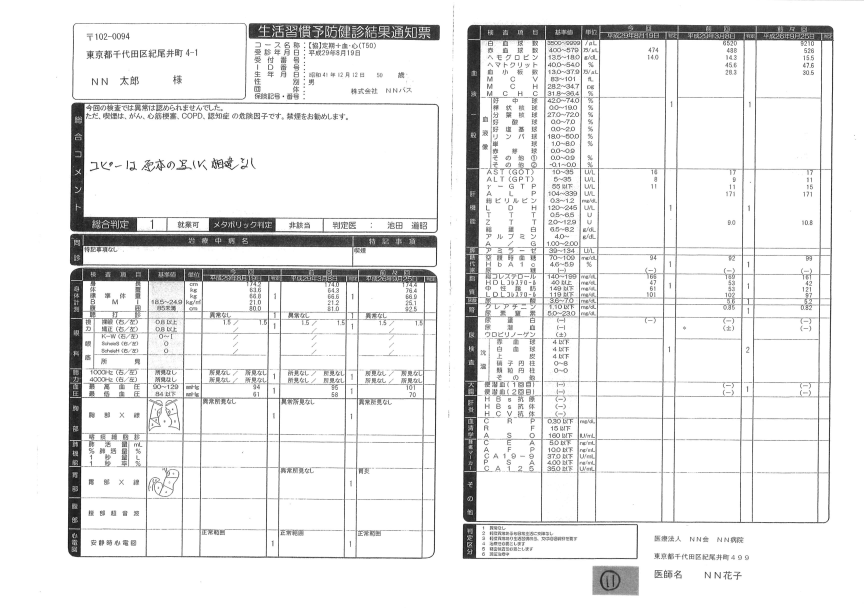
#> input picture visualize_bbox/test/a.jpg, 3455 x 2442 px (shown at 1/4 size); its folder holds only this picture in this run
$ python -i extract_cells.py   (imports and definitions only)
#> lines starting #> are read from the running program, lines starting #| are printed output that depends on the picture
#> further down, picture is the input picture: shape (2442, 3455); min 0, max 255, mean 234.5
import numpy as np
import sys
import cv2
import os
import ast

COLOR_TEXT = (0, 0, 255)
THICK_BOX = 2
INPUT_PATH = r'/home/hhn21/Documents/visualize_bbox/test'
OUT_PATH = r'/home/hhn21/Documents/visualize_bbox/result'

# #remove text from the image
# # # So this method requires pixellink to do it's part correctly
# def remove_text_image(image):
#     return np.zeros(image.shape,dtype=np.uint8)

# Remove the text from the small image, keeping the lines
# So this method requires pixellink to do it's part correctly
# [66 lines left out: functions remove_text_image, vertical_text_image, horizontal_text_image, not called in this run]

def extract_lines(image, horizontal_open_size=41, horizontal_close_size=11, vertical_open_size=19, vertical_close_size=11, scale=1):
#> called with horizontal_open_size = 41, horizontal_close_size = 11, vertical_open_size = 19, vertical_close_size = 11, scale = 1
    image_h, image_w = image.shape
#> image_h = 2442; image_w = 3455
    vertical = np.copy(image)
    horizontal = np.copy(image)
    # Morph-close to connect dots and dash and blurred lines
    horizontal_close_kernel = cv2.getStructuringElement(cv2.MORPH_RECT, (horizontal_close_size, 1))
    horizontal = cv2.morphologyEx(horizontal, cv2.MORPH_CLOSE, horizontal_close_kernel)
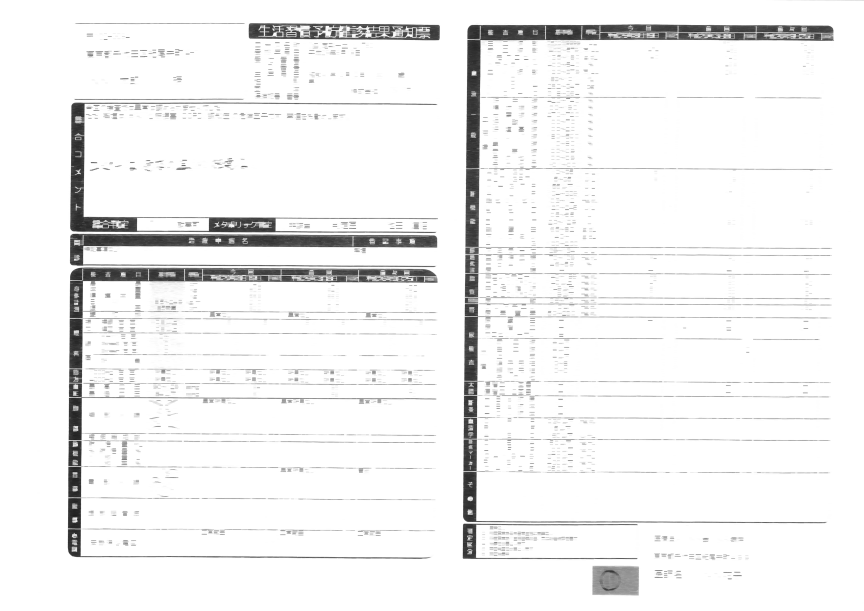
#> horizontal: shape (2442, 3455) (shown at 1/4 size); min 26, max 255, mean 241.4
    # Morph-open with bigger kernel to extract the lines
    horizontal_open_kernel = cv2.getStructuringElement(cv2.MORPH_RECT, (horizontal_open_size, 1))
    horizontal = cv2.morphologyEx(horizontal, cv2.MORPH_OPEN, horizontal_open_kernel)
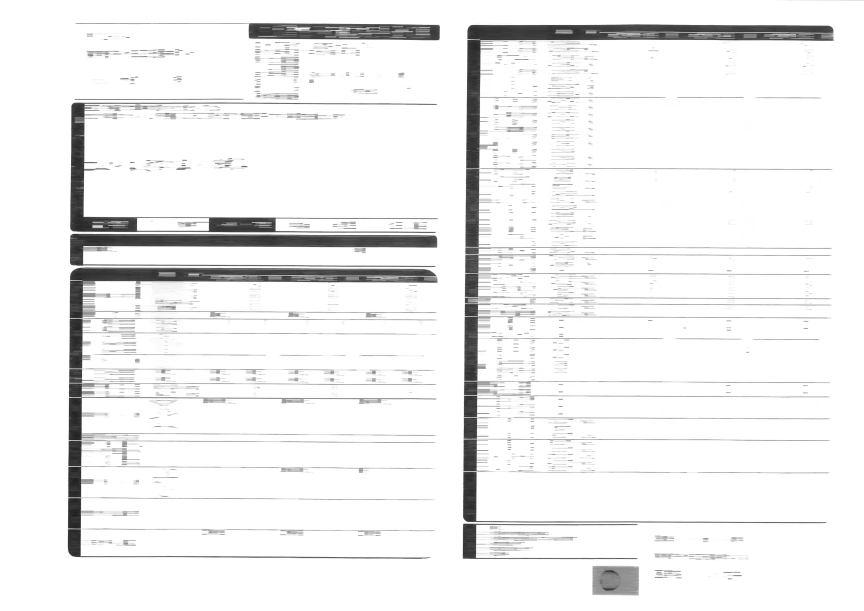
#> horizontal: shape (2442, 3455) (shown at 1/4 size); min 26, max 255, mean 239.6
    # Filter out noises
    horizontal_filter_kernel = cv2.getStructuringElement(cv2.MORPH_RECT, (1, 15))
    horizontal_filter = cv2.morphologyEx(horizontal, cv2.MORPH_OPEN, horizontal_filter_kernel)
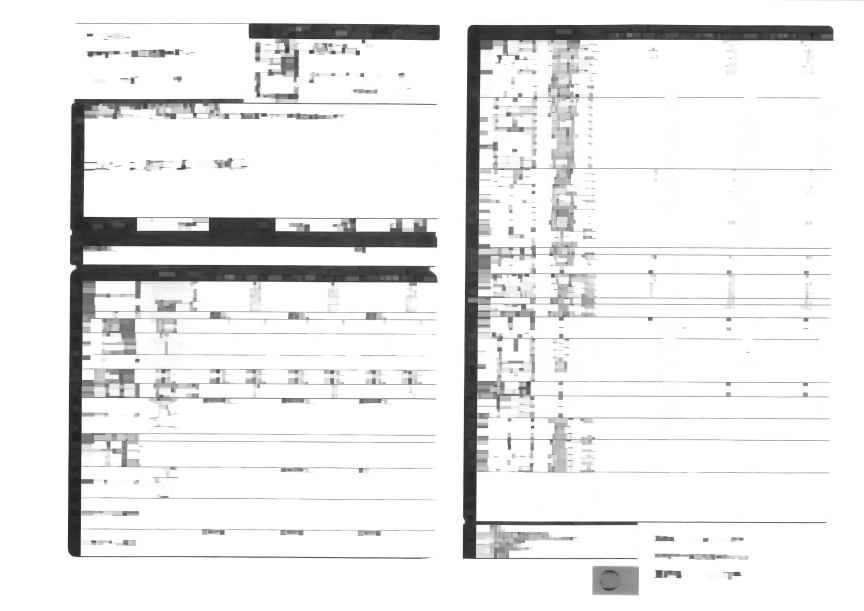
#> horizontal_filter: shape (2442, 3455) (shown at 1/4 size); min 26, max 255, mean 234.3
    horizontal = cv2.bitwise_and(horizontal,~horizontal_filter)
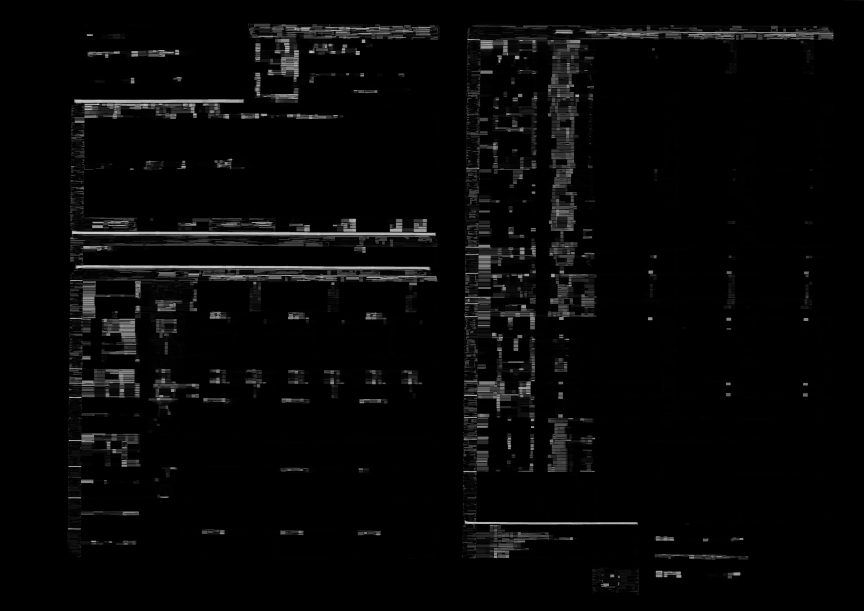
#> horizontal: shape (2442, 3455) (shown at 1/4 size); min 0, max 224, mean 6.9

    # Morph-close to connect dots and dash lines
    vertical_close_kernel = cv2.getStructuringElement(cv2.MORPH_RECT, (1, vertical_close_size))
    vertical = cv2.morphologyEx(vertical, cv2.MORPH_CLOSE, vertical_close_kernel)
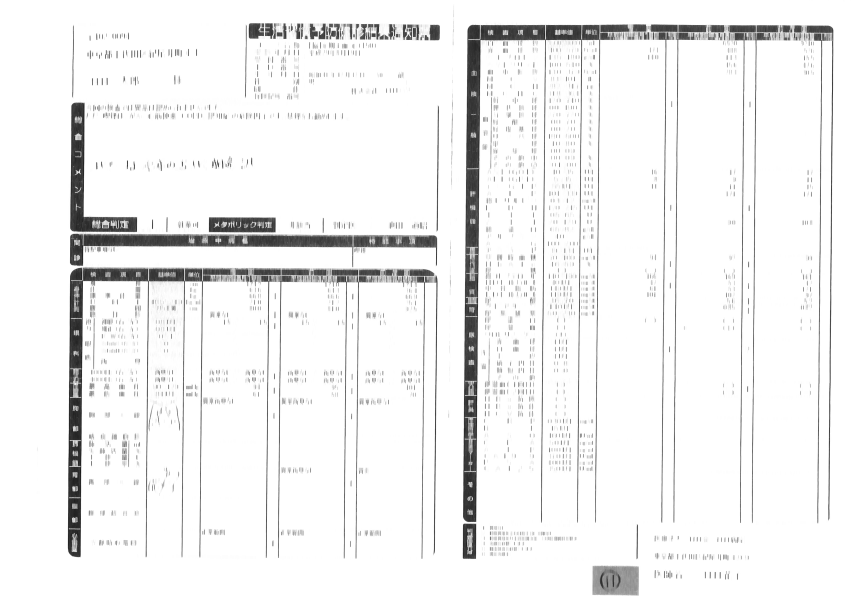
#> vertical: shape (2442, 3455) (shown at 1/4 size); min 4, max 255, mean 241.1
    # Morph-open with bigger kernel to extract the lines
    vertical_open_kernel = cv2.getStructuringElement(cv2.MORPH_RECT, (1, vertical_open_size))
    vertical = cv2.morphologyEx(vertical, cv2.MORPH_OPEN, vertical_open_kernel)
    # Filter out noises
    vertical_filter_kernel = cv2.getStructuringElement(cv2.MORPH_RECT, (15, 1))
    vertical_filter = cv2.morphologyEx(vertical, cv2.MORPH_OPEN, vertical_filter_kernel)
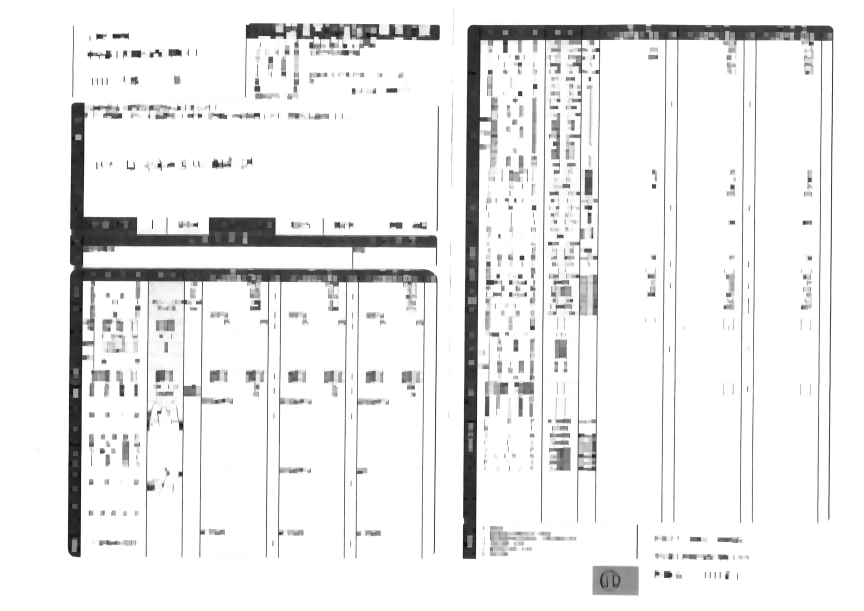
#> vertical_filter: shape (2442, 3455) (shown at 1/4 size); min 4, max 255, mean 235.9
    vertical = cv2.bitwise_and(vertical,~vertical_filter)
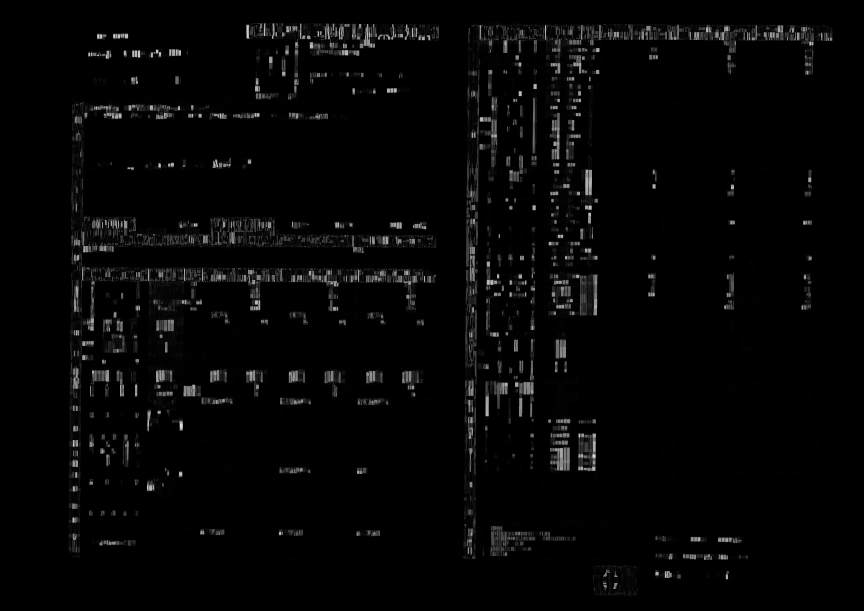
#> vertical: shape (2442, 3455) (shown at 1/4 size); min 0, max 238, mean 5.7
    return horizontal, vertical

# [370 lines left out: functions combine_box, combine_point, extract_joints_boxes, extract_lines_boxes, remove_noise_boxes, extend_boxes and 4 more, not called in this run]

# if __name__ == "__main__":
#     for fn in sorted(get_list_files(INPUT_PATH)):
#         fname = os.path.splitext(fn)[0]
#         input_image = cv2.imread(os.path.join(INPUT_PATH, fn))
#         if len(input_image.shape) != 2:
#             gray_image = cv2.cvtColor(input_image, cv2.COLOR_BGR2GRAY)
#         else:
#             gray_image = input_image
#         image_h, image_w = gray_image.shape
#         # blur to remove noises and make binary image
#         blur_image = cv2.bilateralFilter(gray_image, 9, 15, 15)
#         # cv2.imwrite(os.path.join(OUT_PATH, fname+'_0blur_image.png'), blur_image)
#         not_image = cv2.bitwise_not(blur_image)
#         # cv2.imwrite(os.path.join(OUT_PATH, fname+'_0not_image.png'), not_image)
#         binary_image = cv2.adaptiveThreshold(not_image, 255, cv2.ADAPTIVE_THRESH_MEAN_C, cv2.THRESH_BINARY, 13, -4)
#         # cv2.imwrite(os.path.join(OUT_PATH, fname+'_0binary_image7.png'), binary_image)

#         print(fname)
#         list_xywh_direction = []
#         with open(os.path.join(INPUT_PATH, 'xywh_'+fname+'.txt'), 'r') as f:
#             list_xywh_direction = ast.literal_eval(f.readline())
#         list_xywh = [x[0] for x in list_xywh_direction]
#         list_direction = [x[-1] for x in list_xywh_direction]

#         # with open(os.path.join(INPUT_PATH, 'gt_'+fname+'.txt'), 'r') as f:
#         #     lines = f.read().splitlines()
#         # list_xywh = []
#         # for line in lines:
#         #     print(line)
#         #     box = line.split(',')
#         #     print(box)
#         #     x= int(box[0])
#         #     y= int(box[1])
#         #     w= int(box[2])
#         #     h= int(box[5])
#         #     list_xywh.append([x,y,w,h])


#         list_cells = extract_cell_boxes(fname,input_image,binary_image, list_xywh)
#         print(len(list_cells))
#         img_draw_cell = draw_cells(input_image, list_cells)

#         cv2.imwrite(os.path.join(OUT_PATH, fname+'_out.png'), img_draw_cell)
#         cv2.imwrite(os.path.join(OUT_PATH, fname+'.png'), input_image)

>>> import cv2
>>> picture = cv2.imread('test/a.jpg', cv2.IMREAD_GRAYSCALE)
>>> result = extract_lines(picture)
